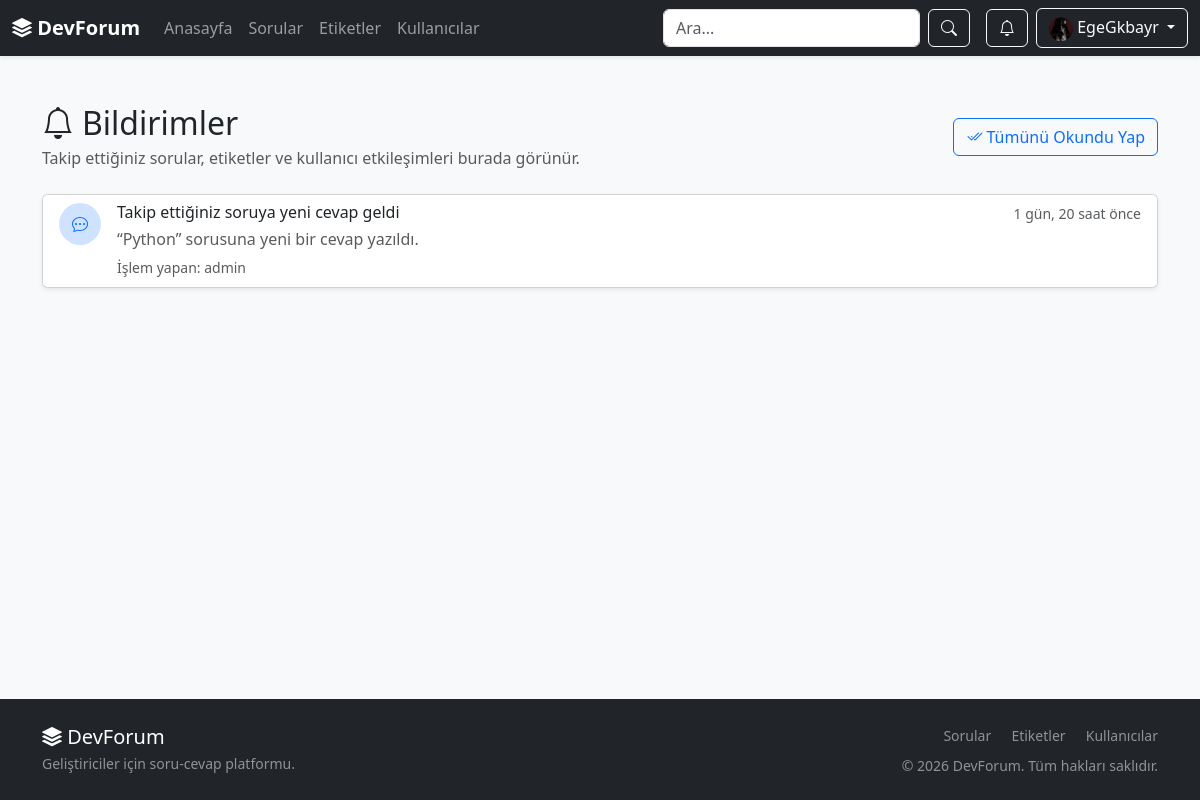
/bildirimler/ (signed in), run on the app's committed database.
### forum/models.py (models this page shows, shortened)
class Profile(models.Model):
    user = models.OneToOneField(User, on_delete=models.CASCADE, related_name='profile')
    avatar = models.FileField(upload_to='avatars/', blank=True, null=True)
    bio = models.TextField(blank=True)
    location = models.CharField(max_length=100, blank=True)
    website = models.URLField(blank=True)
    github = models.CharField(max_length=100, blank=True)
    linkedin = models.URLField(blank=True)
    twitter = models.CharField(max_length=100, blank=True)
    skills = models.CharField(max_length=255, blank=True)
    reputation = models.IntegerField(default=0)
    avatar_seed = models.CharField(max_length=100, default='Felix')
    created_at = models.DateTimeField(auto_now_add=True)
    updated_at = models.DateTimeField(auto_now=True)

class Notification(models.Model):
    TYPE_CHOICES = [
        ('new_answer', 'Yeni cevap'),
        ('best_answer', 'En iyi cevap'),
        ('followed_tag_question', 'Takip edilen etikette yeni soru'),
        ('new_tag', 'Yeni etiket'),
        ('new_follower', 'Yeni takipçi'),
        ('answer_reply', 'Cevabına yanıt'),
        ('favorite', 'Favori'),
        ('system', 'Sistem'),
    ]
    user = models.ForeignKey(User, on_delete=models.CASCADE, related_name='notifications')
    actor = models.ForeignKey(User, on_delete=models.SET_NULL, null=True, blank=True, related_name='sent_notifications')
    notification_type = models.CharField(max_length=40, choices=TYPE_CHOICES, default='system')
    title = models.CharField(max_length=160)
    message = models.TextField(blank=True)
    question = models.ForeignKey(Question, on_delete=models.CASCADE, null=True, blank=True, related_name='notifications')
    answer = models.ForeignKey(Answer, on_delete=models.CASCADE, null=True, blank=True, related_name='notifications')
    tag = models.ForeignKey(Tag, on_delete=models.CASCADE, null=True, blank=True, related_name='notifications')
    is_read = models.BooleanField(default=False)
    created_at = models.DateTimeField(auto_now_add=True)
    class Meta:
        ordering = ['-created_at']
    def icon_class(self):
        icons = {
            'new_answer': 'bi-chat-dots',
            'best_answer': 'bi-trophy-fill',
            'followed_tag_question': 'bi-tags-fill',
            'new_tag': 'bi-tag-fill',
            'new_follower': 'bi-person-plus-fill',
            'answer_reply': 'bi-reply-fill',
            'favorite': 'bi-star-fill',
            'system': 'bi-bell-fill',
        }
        return icons.get(self.notification_type, 'bi-bell-fill')

### forum/views.py (the view)
# urls.py: path('bildirimler/', views.bildirimler, name='bildirimler'),
@login_required
def bildirimler(request):
    notifications = (
        Notification.objects
        .filter(user=request.user)
        .select_related('actor', 'question', 'answer', 'tag')[:50]
    )
    return render_page(request, 'forum/bildirimler.html', {
        'notifications': notifications,
    })

### forum/views.py (called while the page is built)
def notification_context(request):
    if not request.user.is_authenticated:
        return {}
    recent_notifications = (
        Notification.objects
        .filter(user=request.user)
        .select_related('actor', 'question', 'answer', 'tag')[:8]
    )
    return {
        'recent_notifications': recent_notifications,
        'unread_notification_count': Notification.objects.filter(user=request.user, is_read=False).count(),
    }

def render_page(request, template_name, context=None, status=None):
    context = context or {}
    context.update(notification_context(request))
    return render(request, template_name, context, status=status)

### forum/templates/forum/bildirimler.html (shortened to what this page needs)
{% extends 'forum/base.html' %}
{% block content %}
<div class="container py-5">
    <div class="d-flex justify-content-between align-items-center mb-4 flex-wrap gap-2">
        <div>
            <h2 class="mb-1"><i class="bi bi-bell me-2"></i>Bildirimler</h2>
            <p class="text-muted mb-0">Takip ettiğiniz sorular, etiketler ve kullanıcı etkileşimleri burada görünür.</p>
        </div>
        <a href="{% url 'tum_bildirimleri_okundu_yap' %}" class="btn btn-outline-primary">
            <i class="bi bi-check2-all me-1"></i>Tümünü Okundu Yap
        </a>
    </div>
    <div class="card shadow-sm">
        <div class="list-group list-group-flush">
            {% for bildirim in notifications %}
                <a href="{% url 'bildirim_okundu' bildirim.id %}" class="list-group-item list-group-item-action {% if not bildirim.is_read %}list-group-item-primary{% endif %}">
                    <div class="d-flex gap-3">
                        <span class="rounded-circle bg-primary-subtle text-primary d-inline-flex align-items-center justify-content-center flex-shrink-0" style="width:42px;height:42px;">
                            <i class="bi {{ bildirim.icon_class }}"></i>
                        </span>
                        <div class="flex-grow-1">
                            <div class="d-flex justify-content-between gap-2">
                                <h6 class="mb-1">{{ bildirim.title }}</h6>
                                <small class="text-muted text-nowrap">{{ bildirim.created_at|timesince }} önce</small>
                            </div>
                            <p class="mb-1 text-muted">{{ bildirim.message }}</p>
                            {% if bildirim.actor %}
                                <small class="text-muted">İşlem yapan: {{ bildirim.actor.username }}</small>
                            {% endif %}
                        </div>
                    </div>
                </a>
            {% empty %}
                <div class="p-5 text-center text-muted">
                    <i class="bi bi-bell-slash fs-1 d-block mb-2"></i>
                    Henüz bildiriminiz yok.
                </div>
            {% endfor %}
        </div>
    </div>
</div>
{% endblock %}

### forum/templates/forum/base.html (shortened to what this page needs)
<!DOCTYPE html>
<html lang="tr">
<head>
    <link href="https://cdn.jsdelivr.net/npm/bootstrap@5.3.2/dist/css/bootstrap.min.css" rel="stylesheet">
    <link rel="stylesheet" href="https://cdn.jsdelivr.net/npm/bootstrap-icons@1.11.1/font/bootstrap-icons.css">
    <link rel="stylesheet" href="https://cdnjs.cloudflare.com/ajax/libs/toastr.js/latest/toastr.min.css">
</head>
<body class="bg-light d-flex flex-column min-vh-100">
{% with current_url=request.resolver_match.url_name %}
<nav class="navbar navbar-expand-lg navbar-dark bg-dark sticky-top shadow-sm">
    <div class="container-fluid">
        <a class="navbar-brand fw-bold" href="{% url 'anasayfa' %}">
            <i class="bi bi-stack"></i> DevForum
        </a>
        <div class="collapse navbar-collapse" id="navbarNav">
            <ul class="navbar-nav me-auto">
                <li class="nav-item">
                    <a class="nav-link {% if current_url == 'anasayfa' %}active{% endif %}" href="{% url 'anasayfa' %}">Anasayfa</a>
                </li>
                <li class="nav-item">
                    <a class="nav-link {% if current_url == 'sorular' or current_url == 'soru_detay' or current_url == 'soru_sor' %}active{% endif %}" href="{% url 'sorular' %}">Sorular</a>
                </li>
                <li class="nav-item">
                    <a class="nav-link {% if current_url == 'etiketler' or current_url == 'etiket_detay' %}active{% endif %}" href="{% url 'etiketler' %}">Etiketler</a>
                </li>
                <li class="nav-item">
                    <a class="nav-link {% if current_url == 'kullanicilar' or current_url == 'kullanici_profil' or current_url == 'profilim' %}active{% endif %}" href="{% url 'kullanicilar' %}">Kullanıcılar</a>
                </li>
            </ul>
            <form class="d-flex me-lg-3 my-2 my-lg-0" role="search" method="get" action="{% url 'ara' %}">
                <input class="form-control me-2" name="q" type="search" placeholder="Ara..." value="{{ request.GET.q|default:'' }}" style="min-width: 220px; max-width: 300px;">
                <button class="btn btn-outline-light" type="submit" aria-label="Ara">
                    <i class="bi bi-search"></i>
                </button>
            </form>
            <div class="d-flex gap-2 align-items-center">
                {% if user.is_authenticated %}
                    <div class="dropdown">
                        <button class="btn btn-outline-light position-relative" type="button" data-bs-toggle="dropdown" aria-expanded="false" title="Bildirimler">
                            <i class="bi bi-bell"></i>
                        </button>
                    </div>
                    <div class="dropdown">
                        <button class="btn btn-outline-light dropdown-toggle" type="button" data-bs-toggle="dropdown" aria-expanded="false">
                            {% if user.profile.avatar %}
                                <img src="{{ user.profile.avatar.url }}?v={{ user.profile.updated_at|date:'U' }}" alt="avatar" class="rounded-circle" width="24" height="24" style="object-fit: cover;">
                            {% else %}
                                <img src="https://api.dicebear.com/7.x/avataaars/svg?seed={{ user.username|urlencode }}" alt="avatar" class="rounded-circle" width="24" height="24">
                            {% endif %}
                            {{ user.username }}
                        </button>
                    </div>
                {% else %}
                    <a class="btn btn-outline-light" href="{% url 'giris' %}">Giriş Yap</a>
                    <a class="btn btn-primary" href="{% url 'kayit' %}">Kayıt Ol</a>
                {% endif %}
            </div>
        </div>
    </div>
</nav>
{% endwith %}
<main class="flex-grow-1">
    {% block content %}{% endblock %}
</main>
<footer class="bg-dark text-white mt-auto py-4">
    <div class="container">
        <div class="row gy-3 align-items-center">
            <div class="col-md-6">
                <h5 class="mb-1"><i class="bi bi-stack"></i> DevForum</h5>
                <p class="mb-0 small text-white-50">Geliştiriciler için soru-cevap platformu.</p>
            </div>
            <div class="col-md-6 text-md-end">
                <a class="text-white-50 text-decoration-none small me-3" href="{% url 'sorular' %}">Sorular</a>
                <a class="text-white-50 text-decoration-none small me-3" href="{% url 'etiketler' %}">Etiketler</a>
                <a class="text-white-50 text-decoration-none small" href="{% url 'kullanicilar' %}">Kullanıcılar</a>
                <p class="mb-0 mt-2 small text-white-50">© 2026 DevForum. Tüm hakları saklıdır.</p>
            </div>
        </div>
    </div>
</footer>
</body>
</html>

### data on the page
Notification: title "Takip ettiğiniz soruya yeni cevap geldi", created_at "1 gün, 20 saat", message "“Python” sorusuna yeni bir cevap yazıldı.", actor.username "admin"

### other printed values
{{ user.username }} "EgeGkbayr"
